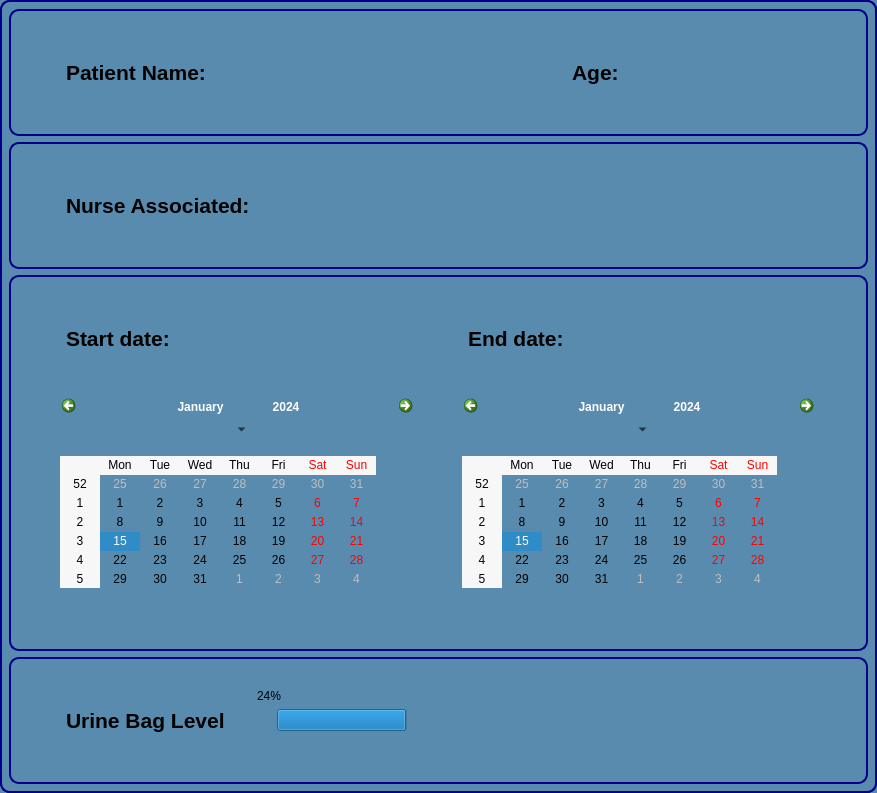
<?xml version="1.0" encoding="UTF-8"?>
<ui version="4.0">
 <class>MainWindow</class>
 <widget class="QMainWindow" name="MainWindow">
  <property name="geometry">
   <rect>
    <x>0</x>
    <y>0</y>
    <width>877</width>
    <height>793</height>
   </rect>
  </property>
  <property name="windowTitle">
   <string>MainWindow</string>
  </property>
  <property name="styleSheet">
   <string notr="true">
background-color: #598BAF;
border-top-left-radius: 4px;
border-top-right-radius: 4px;
  border: 2px solid darkblue;
  border-radius: 10px;
  padding: 20px;
</string>
  </property>
  <widget class="QWidget" name="centralwidget">
   <property name="styleSheet">
    <string notr="true"/>
   </property>
   <layout class="QGridLayout" name="gridLayout_2">
    <item row="0" column="0">
     <widget class="QGroupBox" name="">
      <property name="sizePolicy">
       <sizepolicy hsizetype="Preferred" vsizetype="Preferred">
        <horstretch>0</horstretch>
        <verstretch>0</verstretch>
       </sizepolicy>
      </property>
      <property name="maximumSize">
       <size>
        <width>16777215</width>
        <height>16777215</height>
       </size>
      </property>
      <layout class="QGridLayout" name="gridLayout">
       <item row="0" column="0">
        <widget class="QLabel" name="label">
         <property name="font">
          <font>
           <family>Arial</family>
           <pointsize>16</pointsize>
           <weight>75</weight>
           <bold>true</bold>
          </font>
         </property>
         <property name="styleSheet">
          <string notr="true">border: None;</string>
         </property>
         <property name="text">
          <string>Patient Name:</string>
         </property>
        </widget>
       </item>
       <item row="0" column="1">
        <widget class="QLineEdit" name="lineEdit">
         <property name="styleSheet">
          <string notr="true">border: None;</string>
         </property>
        </widget>
       </item>
       <item row="0" column="2">
        <layout class="QHBoxLayout" name="horizontalLayout_2">
         <item>
          <widget class="QLabel" name="label_2">
           <property name="font">
            <font>
             <family>Arial</family>
             <pointsize>16</pointsize>
             <weight>75</weight>
             <bold>true</bold>
            </font>
           </property>
           <property name="styleSheet">
            <string notr="true">border: None;</string>
           </property>
           <property name="text">
            <string> Age:</string>
           </property>
          </widget>
         </item>
         <item>
          <widget class="QLineEdit" name="lineEdit_2">
           <property name="styleSheet">
            <string notr="true">border: None;</string>
           </property>
          </widget>
         </item>
        </layout>
       </item>
      </layout>
     </widget>
    </item>
    <item row="1" column="0">
     <widget class="QGroupBox" name="">
      <property name="sizePolicy">
       <sizepolicy hsizetype="Preferred" vsizetype="Preferred">
        <horstretch>0</horstretch>
        <verstretch>0</verstretch>
       </sizepolicy>
      </property>
      <property name="maximumSize">
       <size>
        <width>16777215</width>
        <height>16777215</height>
       </size>
      </property>
      <layout class="QHBoxLayout" name="horizontalLayout_5">
       <item>
        <layout class="QHBoxLayout" name="horizontalLayout_3">
         <item>
          <widget class="QLabel" name="label_3">
           <property name="font">
            <font>
             <family>Arial</family>
             <pointsize>16</pointsize>
             <weight>75</weight>
             <bold>true</bold>
            </font>
           </property>
           <property name="styleSheet">
            <string notr="true">border: None;</string>
           </property>
           <property name="text">
            <string>Nurse Associated:</string>
           </property>
          </widget>
         </item>
         <item>
          <widget class="QLineEdit" name="lineEdit_3">
           <property name="styleSheet">
            <string notr="true">border: None;</string>
           </property>
          </widget>
         </item>
        </layout>
       </item>
      </layout>
     </widget>
    </item>
    <item row="2" column="0">
     <widget class="QGroupBox" name="">
      <layout class="QHBoxLayout" name="horizontalLayout_8">
       <item>
        <layout class="QVBoxLayout" name="verticalLayout">
         <item>
          <layout class="QHBoxLayout" name="horizontalLayout_6">
           <item>
            <widget class="QLabel" name="label_4">
             <property name="font">
              <font>
               <family>Arial</family>
               <pointsize>16</pointsize>
               <weight>75</weight>
               <bold>true</bold>
              </font>
             </property>
             <property name="styleSheet">
              <string notr="true">border: None;</string>
             </property>
             <property name="text">
              <string>Start date:</string>
             </property>
            </widget>
           </item>
           <item>
            <spacer name="horizontalSpacer_3">
             <property name="orientation">
              <enum>Qt::Horizontal</enum>
             </property>
             <property name="sizeHint" stdset="0">
              <size>
               <width>128</width>
               <height>20</height>
              </size>
             </property>
            </spacer>
           </item>
          </layout>
         </item>
         <item>
          <widget class="QCalendarWidget" name="calendarWidget">
           <property name="styleSheet">
            <string notr="true">border: None;</string>
           </property>
          </widget>
         </item>
        </layout>
       </item>
       <item>
        <layout class="QVBoxLayout" name="verticalLayout_2">
         <item>
          <layout class="QHBoxLayout" name="horizontalLayout_7">
           <item>
            <widget class="QLabel" name="label_6">
             <property name="font">
              <font>
               <family>Arial</family>
               <pointsize>16</pointsize>
               <weight>75</weight>
               <bold>true</bold>
              </font>
             </property>
             <property name="styleSheet">
              <string notr="true">border: None;</string>
             </property>
             <property name="text">
              <string>End date:</string>
             </property>
            </widget>
           </item>
           <item>
            <spacer name="horizontalSpacer_4">
             <property name="orientation">
              <enum>Qt::Horizontal</enum>
             </property>
             <property name="sizeHint" stdset="0">
              <size>
               <width>128</width>
               <height>20</height>
              </size>
             </property>
            </spacer>
           </item>
          </layout>
         </item>
         <item>
          <widget class="QCalendarWidget" name="calendarWidget_2">
           <property name="styleSheet">
            <string notr="true">border: None;</string>
           </property>
          </widget>
         </item>
        </layout>
       </item>
      </layout>
     </widget>
    </item>
    <item row="3" column="0">
     <widget class="QGroupBox" name="">
      <layout class="QHBoxLayout" name="horizontalLayout_9">
       <item>
        <widget class="QLabel" name="label_7">
         <property name="font">
          <font>
           <family>Arial</family>
           <pointsize>16</pointsize>
           <weight>75</weight>
           <bold>true</bold>
          </font>
         </property>
         <property name="styleSheet">
          <string notr="true">border: None;</string>
         </property>
         <property name="text">
          <string>Urine Bag Level</string>
         </property>
        </widget>
       </item>
       <item>
        <widget class="QProgressBar" name="progressBar">
         <property name="styleSheet">
          <string notr="true">border: None;</string>
         </property>
         <property name="value">
          <number>24</number>
         </property>
        </widget>
       </item>
      </layout>
     </widget>
    </item>
   </layout>
  </widget>
 </widget>
 <resources/>
 <connections/>
</ui>
